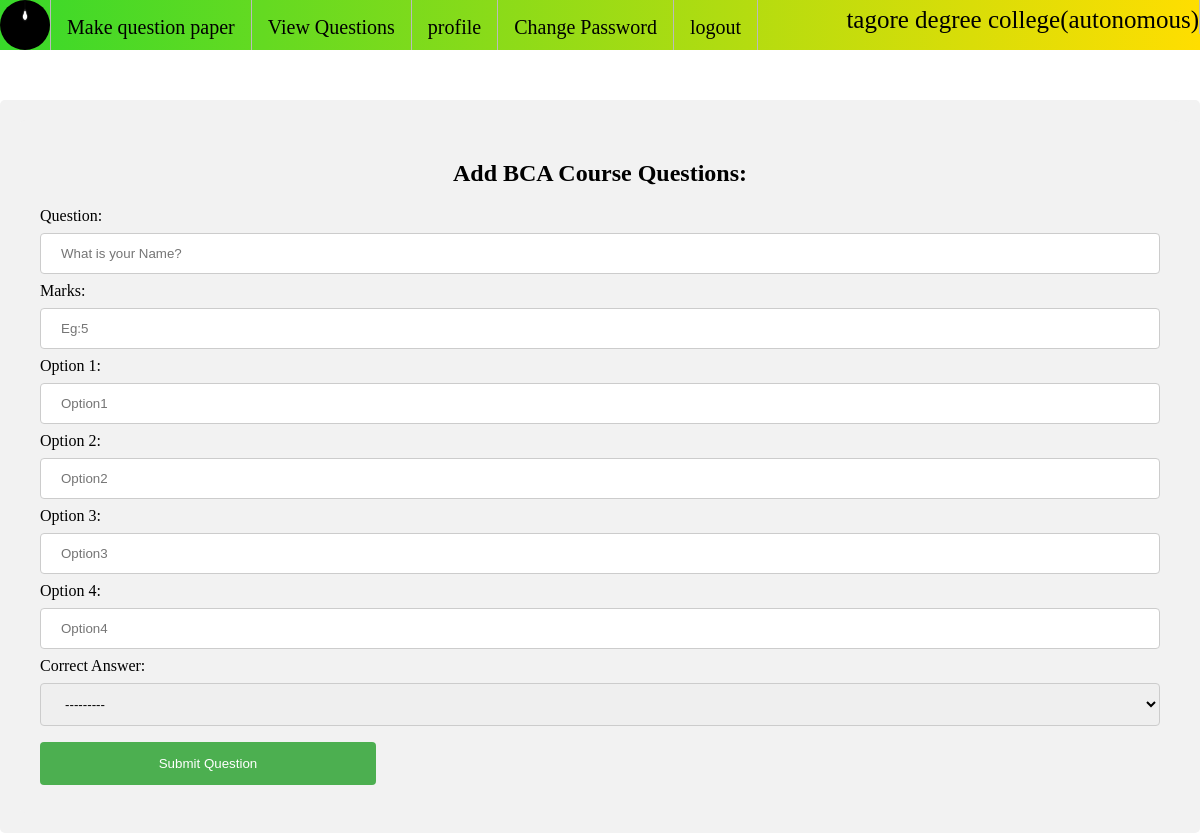
The app's page /faculty/addquestion/ (signed in) with its own data.
### faculty/models.py (models this page shows)
class Faculty(models.Model):
    user=models.OneToOneField(User,on_delete=models.CASCADE)
    contact=models.PositiveIntegerField()
    address=models.CharField(max_length=100)
    profile_pic=models.ImageField(upload_to='profile_pic/faculty/',null=True)
    course=models.CharField(max_length=40)
    approved=models.BooleanField(default=False)

### exam/models.py (models this page shows)
class Course(models.Model):
    name=models.CharField(max_length=100)
    abbreviation=models.CharField(max_length=600,null=True)
    course_information=models.TextField(null=True)
    no_of_questions=models.PositiveIntegerField()
    marks=models.PositiveIntegerField()

### faculty/views.py (the view)
# urls.py: path('addquestion/',views.faculty_add_question,name='faculty-add-question'),
@login_required(login_url='faculty-sign-in')
def faculty_add_question(request):
    faculty=Faculty.objects.get(user=request.user)
    course=faculty.course
    course=Course.objects.get(name=course)
    if request.method=='POST':
        question_form=QuestionForm(request.POST)
        if question_form.is_valid():
            question=question_form.save(commit=False)
            question.course=course
            question.save()
            question_form=QuestionForm()
    else:
        question_form=QuestionForm()
    return render(request,'faculty/addquestion.html',{'questionform':question_form,'course':course})

### exam/forms.py
class QuestionForm(forms.ModelForm):
    class Meta:
        model=Question
        fields=['question','option1','option2','option3','option4','marks','answer']

### templates/faculty/addquestion.html (shortened to what this page needs)
<!DOCTYPE html>
{% load widget_tweaks %}
<html>
    <head>
        <link rel="stylesheet" href="https://cdnjs.cloudflare.com/ajax/libs/font-awesome/4.7.0/css/font-awesome.min.css">
</head>
<body>
  {% include 'faculty/base.html' with faculty=request.user.faculty%}
    <div class="container">
        <div class="row">
            <form method='POST'>
                <h2 style="text-align:center">Add {{course.name}} Course Questions:</h2>
            <label for="question">Question:</label>
            {% render_field questionform.question|attr:"required:true" placeholder="What is your Name?" %}
            <label for="Marks">Marks:</label>
            {% render_field questionform.marks|attr:"required:true" placeholder="Eg:5" %}
            <label for="Option 1">Option 1:</label>
            {% render_field questionform.option1|attr:"required:true" placeholder="Option1" %}
            <label for="Option 2">Option 2:</label>
            {% render_field questionform.option2|attr:"required:true" placeholder="Option2" %}
            <label for="Option 3">Option 3:</label>
            {% render_field questionform.option3|attr:"required:true" placeholder="Option3" %}
            <label for="Option 4">Option 4:</label>
            {% render_field questionform.option4|attr:"required:true" placeholder="Option4" %}
            <label for="correct answer">Correct Answer:</label>
            {% render_field questionform.answer|attr:"required:true" %}
            <input type="submit" value="Submit Question">
              </form>
        </div>
    </div>
</body>
</html>

### templates/faculty/base.html (shortened to what this page needs)
<!DOCTYPE html>
<html>
<head>
</head>
<body>
<ul>
  <li style="float:right;color:black;font-size: 25px;padding-top: 6px;">tagore degree college(autonomous)</li>
  <li><img src="{{faculty.profile_pic.url}}"class="photo" height=100px width=100px></li>
  <li><a href="{% url 'faculty-add-question' %}">Make question paper</a></li>
  <li><a href="{% url 'faculty-view-questions' %}">View Questions</a></li>
  <li><a href="{% url 'faculty-profile' %}">profile</a></li>
  <li><a href="{% url 'faculty-change-password' %}">Change Password</a></li>
  <li><a href="{% url 'faculty-logout' %}">logout</a></li>
</ul>
</body>
</html>

### templates/faculty/addquestion.html (style rules this page uses)
body { margin:0px }
.container { height:100%; margin-top: 50px; }
.row { padding:20px }
input[type=text], select { width: 100%; padding: 12px 20px; margin: 8px 0; display: inline-block; border: 1px solid #ccc; border-radius: 4px; box-sizing: border-box; }
input[type=number], select { width: 100%; padding: 12px 20px; margin: 8px 0; display: inline-block; border: 1px solid #ccc; border-radius: 4px; box-sizing: border-box; }
input[type=submit] { width: 30%; background-color: #4CAF50; color: white; padding: 14px 20px; margin: 8px 0; border: none; border-radius: 4px; cursor: pointer; }
div { border-radius: 5px; background-color: #f2f2f2; padding: 20px; }

### templates/faculty/base.html (style rules this page uses)
body { margin:0px }
ul { list-style-type: none; margin: 0; padding: 0; overflow: hidden; background-image: linear-gradient(to right, #1fd40fe2, rgba(255,222,0,1)); height: 50px; }
li { float: left; border-right:1px solid #bbb; }
li a { font-size: 20px; display: block; color: black; text-align: center; padding: 16px 16px; text-decoration: none; }
.photo { width:50px; height:50px; border-radius:100px; }

### records on screen
Faculty: profile_pic (picture)
Course: name "BCA"
